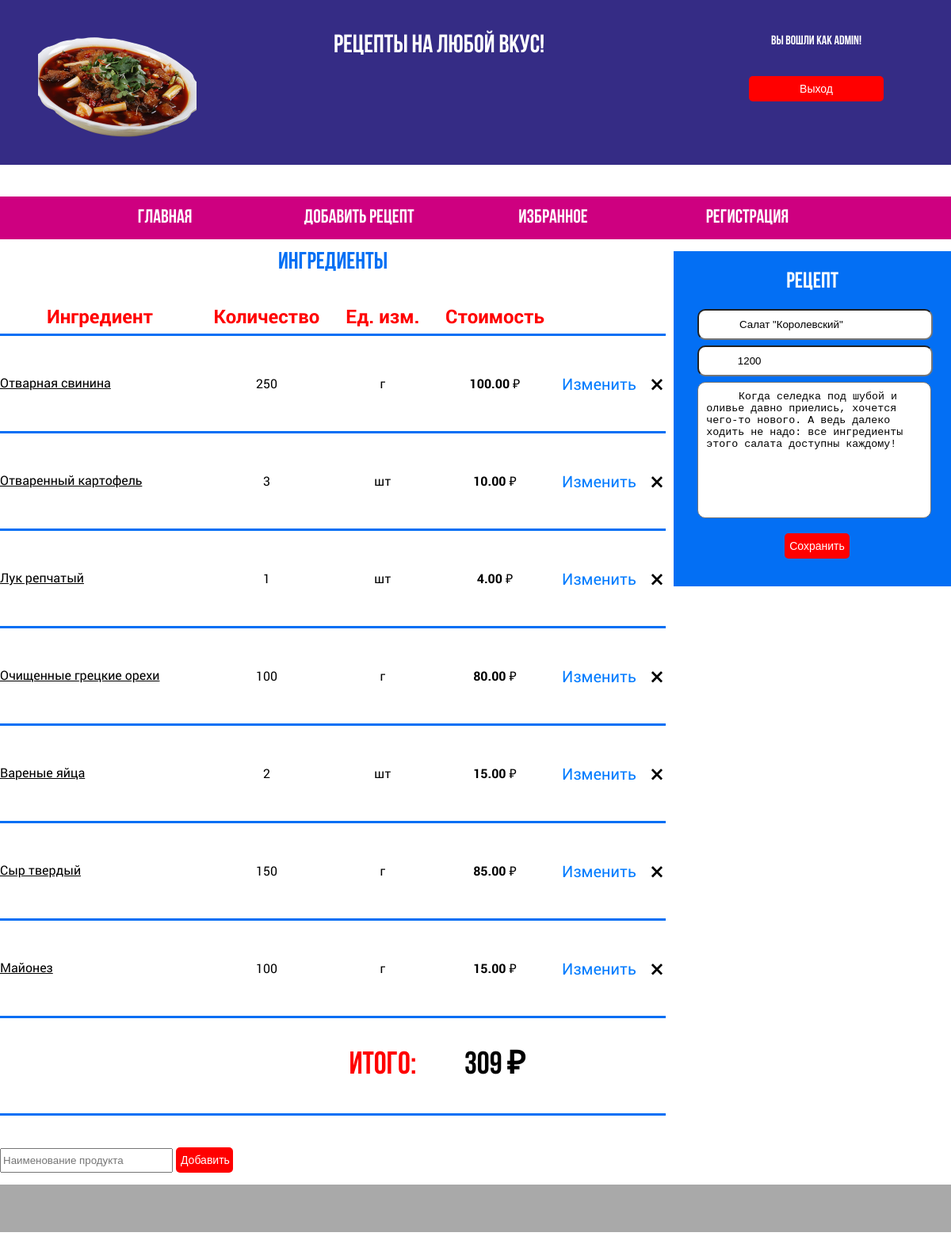
Before: /recipe/1/ (signed in) with the older database file.
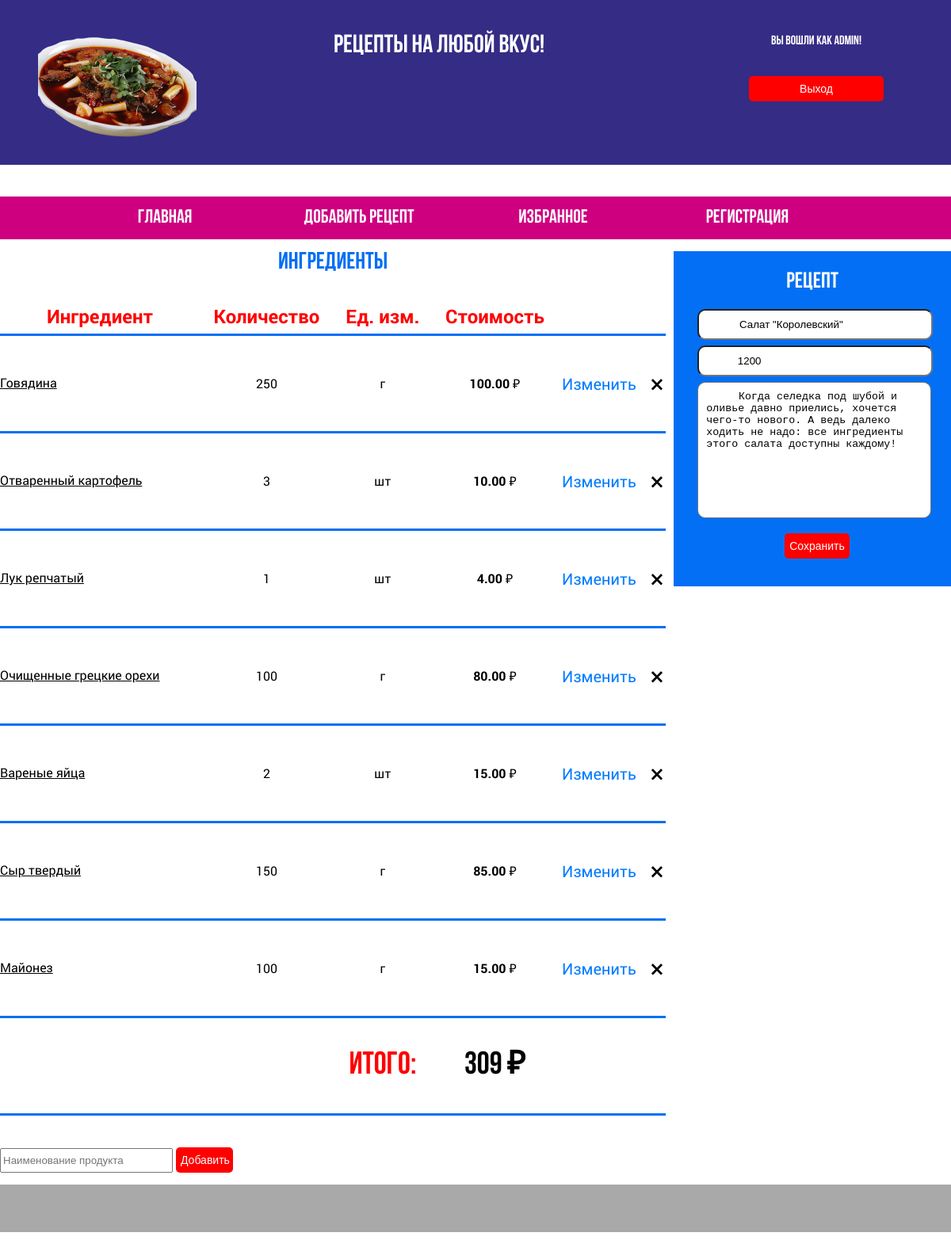
After: the same page with the newer database file.
### receipts/models.py (models this page shows, shortened)
class Recipe(models.Model):
    author = models.ForeignKey('auth.User', on_delete=models.CASCADE, null=True, )
    name = models.CharField(max_length=255)
    total_cost = models.DecimalField(max_digits=8, decimal_places=2,)
    total_weight = models.PositiveIntegerField()
    description = models.TextField()

class Ingredient(models.Model):
    product = models.ForeignKey(Product, on_delete = models.CASCADE)
    recipe = models.ForeignKey(Recipe, on_delete = models.CASCADE)
    qty = models.PositiveSmallIntegerField()
    unit = models.CharField(max_length=15)
    cost = models.DecimalField(max_digits=8, decimal_places=2,)

class Product(models.Model):
    name = models.CharField(max_length=255, unique=False, db_index=True)

### receipts/views.py (the view)
# urls.py: path('recipe/<int:pk>/', views.update_page, name='update_page'),
def update_page(request, pk, con={}):
    if request.user.is_authenticated:
        receipt = Recipe.objects.get(id=pk)
        form_prod = ProductForm()
        form = RecipeCreationForm(initial={'name': receipt.name, 'total_weight': receipt.total_weight, 'description': receipt.description})
        context = {
            'form': form,
            'form_prod': form_prod,
            'pk': pk,
            'receipt': receipt,
            'components' : receipt.ingredient_set.all(),
            'sum' : receipt.ingredient_set.all().aggregate(Sum('cost'))['cost__sum'],
        }
        context.update(con)
        return render(request, 'edit_recipe.html', context)
    else:
        context = {'mes' : "Вы не авторизованы"}
        return render(request, 'home.html', context)

### receipts/forms.py
class RecipeCreationForm(forms.ModelForm):
    class Meta:
        model = Recipe
        fields = ('name', 'total_weight', 'description',)
        widgets = {
            'name': forms.TextInput(attrs=
            {
                'class': 'form-input',
                'required':'',
                'name':'name',
                'id':'name',
                'type':'text',
                'placeholder':'Наименование',
            }),
            'total_weight': forms.NumberInput(attrs=
            {
                'class': 'form-input',
                'required':'',
                'name':'total_weight',
                'id':'total_weight',
                'type':'number',
                'placeholder':'Общий вес',
            }),
            'description': forms.Textarea(attrs=
            {
                'class': 'form-input',
                'required':'',
                'name':'description',
                'id':'description',
                'type':'text',
                'placeholder':'Описание',
            })
        }

class ProductForm(forms.ModelForm):
    class Meta:
        model = Product
        fields = ['name']
        widgets = {
            'name' : forms.TextInput(attrs=
            {
                'class' : 'input',
                'required':'',
                'name':'name',
                'id':'name',
                'type':'text',
                'placeholder' : 'Наименование продукта'
            })}

### templates/edit_recipe.html (shortened to what this page needs)
{% extends 'base.html' %}
{% block content %}
<div class="personal_banner-form">
    <span class="form_title">рецепт</span>
    <form method="POST" action="/recipe/{{pk}}/edit/" class="login-form spacer" id="signup-form">
        <div class="input-group">
            {{form.name}}
        </div>
        <div class="input-group">
            {{form.total_weight}}
        </div>
        <div class="input-group">
            {{form.description}}
        </div>
        <input class="but" type="submit" class="submit" value="Сохранить">
    </form>
</div>
<section class = "favourite">
    <div class = "watch_orders">
        <h1 class = "title">Ингредиенты</h1>
        <table class = "basket-table" >
        <thead>
            <tr>
                <th>Ингредиент</th>
                <th>Количество</th>
                <th>Ед. изм.</th>
                <th>Стоимость</th>
                <th></th>
                <th></th>
            </tr>
        </thead>
        <tbody>
            {% for ingredient in components %}
            <tr>
                <td id = "lines_order" class = "basket-table_product">
                    <span class = "basket-table_name">{{ingredient.product.name}}</span.>
                </td>
                <td id = "lines_order" class = "basket-table_price">
                    <span>{{ingredient.qty}}</span>
                </td>
                <td id = "lines_order"class = "basket-table_count">
                    <div class = "basket-table_price">
                        <span>{{ingredient.unit}}</span>
                    </div>
                </td >
                <td id = "lines_order" class = "basket-table_total">
                    <span>{{ingredient.cost}} &#8381;</span>
                </td>
                <td id = "lines_basket" class = "basket-table_count">
                    <span><a href="/recipe/{{pk}}/ing/{{ingredient.id}}/" title = "Изменить" class="card-link">Изменить</a></span>
                </td>
                <td id = "lines_basket" class = "basket-table_remove">
                    <span><a href="/recipe/{{pk}}/del/{{ingredient.id}}/" title = "Удалить" >&times;</a></span>
                </td>
            </tr>
            {% endfor %}
            <tr>
                <td class = "Total" colspan = 2></td>
                <td class = "Total">Итого:</td>
                <td class = "Total_price">{{sum}} &#8381;</td>
                <td class = "Total"></td>
                <td class = "Total"></td>
            </tr>
        </tbody>
        </table>
        <form action="/recipe/{{pk}}/add/" method="POST">
            <div class="container">
            {{form_prod.name}}
            <input class="g_btn" type="submit" value="Добавить" />
            </div>
        </form>
    </div>
</section>
{% endblock content %}

### templates/base.html (shortened to what this page needs)
<!DOCTYPE html>
{% load static %}
<html lang="ru-RU">
    <head>
        <link href="{% static 'css/fonts.css' %}" rel="stylesheet" type="text/css" />
        <link href="{% static 'css/bebas_fonts.css' %}" rel="stylesheet" type="text/css" />
        <link href="{% static 'css/2.css' %}" rel="stylesheet" type="text/css" />
        <link href="{% static 'css/3.css' %}" rel="stylesheet" type="text/css" />
        <link href="{% static 'css/1.css' %}" rel="stylesheet" type="text/css" />
        <link href="{% static 'css/header.css' %}" rel="stylesheet" type="text/css" />
        <link href="{% static 'css/footer.css' %}" rel="stylesheet" type="text/css" />
        <link href="{% static 'css/menu.css' %}" rel="stylesheet" type="text/css" />
        <link href="{% static 'css/banners.css' %}" rel="stylesheet" type="text/css" />
        <link href="{% static 'css/catalog.css' %}" rel="stylesheet" type="text/css" />
        <link href="{% static 'css/basket_.css' %}" rel="stylesheet" type="text/css" />
        <link href="{% static 'css/reg.css' %}" rel="stylesheet" type="text/css" />
        <link href="{% static 'css/styles.css' %}" rel="stylesheet" type="text/css" />
    </head>
    <body>
        <div class="wrapper">
            <header>
                <section class="head">
                    <div class="header">
                        <div class="header_logo">
                            <a href="">
                                <img src="{% static 'images/food.png' %}" width="200px" />
                            </a>
                        </div>
                        <div class="header_title">
                            <h1 class="tit">
                               Рецепты на любой вкус!
                            </h1>
                        </div>
                        <div class="header_auto">
                            {% if user.is_authenticated %}
                            <div class="w"><span class="auth">Вы вошли как {{ user.username }}!</span></div>
                            <form action="/logout/" method="POST"> {% csrf_token %}
                                <input class="g_btn" type="submit" name="entry" value="Выход"/>
                            </form>
                            {% else %}
                            <form action="/log/" method="POST"> {% csrf_token %}
                                <input class = "main_auto" type="text" name="login" placeholder="Логин" />
                                <input class = "main_auto" type="password" name="password" placeholder="Пароль" />
                                <input class="g_btn" type="submit" name="entry" value="Вход"/>
                            </form>
                            {% endif %}
                        </div>
                    </div>
                </section>
            </header>
            <nav class="main_nav">
                <ul class="main_nav-list">
                    <li><a href="{% url 'home' %}" >Главная</a></li>
                    <li><a href="{% url 'new_recipe' %}" >Добавить рецепт</a></li>
                    <li><a href="{% url 'chosen' %}" >Избранное</a></li>
                    <li><a href="{% url 'signup' %}" >Регистрация</a></li>
                </ul>
            </nav>
            <main class = "main_content">
                {% block content %}
                {% endblock content %}
            </main>
            <footer>
                <div class="footer">
                </div>
            </footer>
        </div>
    </body>
</html>

### static/css/2.css (style rules this page uses)
html, body, div, span, applet, object, iframe, h1, h2, h3, h4, h5, h6, p, blockquote, pre, a, abbr, acronym, address, big, cite, code, del, dfn, em, img, ins, kbd, q, s, samp, small, strike, strong, sub, sup, tt, var, b, u, i, center, dl, dt, dd, ol, ul, li, fieldset, form, label, legend, table, caption, tbody, tfoot, thead, tr, th, td, article, aside, canvas, details, embed, figure, figcaption, footer, header, hgroup, menu, nav, output, ruby, section, summary, time, mark, audio, video { margin: 0; padding: 0; border: 0; font-size: 100%; font: inherit; vertical-align: baseline; }
article, aside, details, figcaption, figure, footer, header, hgroup, menu, nav, section { display: block; }
body { line-height: 1; }
ul { display: block; list-style-type: disc; margin-inline-start: 0px; margin-inline-end: 0px; padding-inline-start: 0px; }
ol, ul, li { list-style-type: none; }
table { border-collapse: collapse; border-spacing: 0; }
section { position: relative; margin-bottom: 15px; }
input, select, button { outline: none; }
textarea { resize: none; }

### static/css/3.css (style rules this page uses)
html { font-size: 16px; }
body { font-family: "RobotoRegular", "Times New Roman", "sans-serif"; }
a { text-decoration: none; color: #000; }

### static/css/1.css (style rules this page uses)
.wrapper { width: 100%; max-width: 1200px; margin: 0 auto }
.g_btn { display: inline-block; width: 50%; background-color: red; border-radius: 5px; color: white; line-height: 30px; font-size: .875rem; text-align: center; border: none; margin-bottom: 10px; cursor: pointer; }
.form_title { display: block; margin-bottom: 20px; font-family: "Bebas"; font-weight: 700; color: white; font-size: 1.75rem; text-align: center; text-transform: uppercase; }

### static/css/header.css (style rules this page uses)
.tit { word-break: break-word; font-size: 2rem; font-weight: 600; line-height: 1.125; font-family: "Bebas"; }
.head { background-color: #352c85; color: #fff; }
.header { padding-top: 40px; margin-bottom: 40px; overflow: hidden; text-align: center; }
.header_title { display: inline-block; text-align: center; width: 380px; }
.header_logo { float: left; text-align: left; margin-left: 3rem; margin-bottom: 2rem; }
.header_auto { float: right; text-align: center; width: 100%; max-width: 340px; }
.w { margin-bottom: 2rem; }
.auth { font-weight: 600; line-height: 1.5; font-family: "Bebas"; }

### static/css/footer.css (style rules this page uses)
.footer { margin: 0 auto 15px; padding: 50px 50px 10px 50px; background-color: #a9a9a9; width: 91.74%; overflow: hidden; }

### static/css/menu.css (style rules this page uses)
.main_nav { background-color: #ce0080; padding: 0 110px; position: relative; margin-bottom: 15px; }
.main_nav-list > li { display: inline-block; vertical-align: top; margin-right: 45px; width: 20%; text-align: center; }
li:last-child { margin-right: 0; }
.main_nav-list a { display: block; width: 100%; height: 100%; padding: 15px 0; font-family: "Bebas"; font-weight: 700; font-size: 1.5rem; color: white; text-transform: uppercase; }

### static/css/catalog.css (style rules this page uses)
.main_content { overflow: hidden; }
.title { display: block; margin-bottom: 30px; text-align: center; font-family: "Bebas"; font-weight: 700; font-size: 1.875rem; color: #036ff4; }
.card-link { color: #007bff; text-decoration: none; margin-right: 10px; background-color: transparent; }

### static/css/basket_.css (style rules this page uses)
.container { display:block; justify-content: space-between; }
.basket-table { border-collapse: collapse; text-align: center; width: 100%; margin-bottom: 30px; }
.basket-table > thead > tr > th { border-bottom: 3px solid #036ff4; font-family: "RobotoBold"; text-align: center; padding: 10px; color: red; font-size: 1.5rem; }
#lines_basket { border-bottom: 3px solid #036ff4; font-weight: 400; font-size: 1.25rem; height: 120px; vertical-align: middle; }
.basket-table_product { width: 30%; text-align: left; }
.basket-table_name { position: relative; text-decoration: underline; line-height: 1.3; }
.basket-table_price { white-space: nowrap; text-align: center; }
.basket-table_total { white-space: nowrap; font-weight: 700; text-align: center; }
.basket-table_remove > span > a { font-size: 2rem; text-align: center; }
.basket-table_total { font-family: "RobotoBold"; text-align: center; }
.Total { border-bottom: 3px solid #036ff4; height: 120px; vertical-align: middle; font-family: "Bebas"; font-weight: 700; font-size: 2.5rem; text-align: center; color: red; }
.Total_price { border-bottom: 3px solid #036ff4; height: 120px; vertical-align: middle; font-family: "Bebas"; font-weight: 700; font-size: 2.5rem; text-align: center; }
.watch_orders { width: 70%; overflow: hidden; float: left; }
#lines_order { border-bottom: 3px solid #036ff4; font-weight: 400; font-size: 1rem; height: 120px; vertical-align: middle; }

Changed rows visible on the page:
changed Ingredient: product.name "Отварная свинина" → "Говядина"
